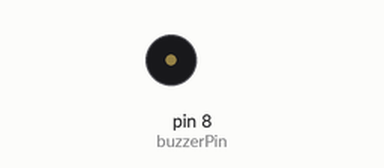
The sketch below on a simulated Arduino Uno, built with avr-gcc and run on an emulated ATmega328P. Shown: buzzer (waves = sounding, pin HIGH).

Above: at 2.5 s.
Timing chart, 0 to 5.1 s (numbered marks = the images above):
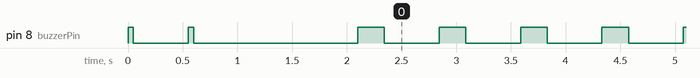

The sketch:

active_buzzer.ino
```cpp
int buzzerPin = 8; //Define buzzerPin

void setup() {
  pinMode(buzzerPin, OUTPUT); //Set buzzerPin as output
  beep(50); //Beep
  beep(50); //Beep
  delay(1000); //Add a little delay

}

void loop() {  beep(500); //Beep every 500 milliseconds

}

void beep(unsigned char delayms) { //creating function
  digitalWrite(buzzerPin,HIGH); //Setting pin to high
  delay(delayms); //Delaying
  digitalWrite(buzzerPin ,LOW); //Setting pin to LOW
  delay(500); //Delaying
  }
```

Measured:
- by itself, pin 8 (buzzerPin): goes LOW 0.50 s, HIGH 0.05 s, LOW 1.5 s, 171 × (HIGH 0.24 s, LOW 0.50 s), HIGH 0.24 s, then LOW
